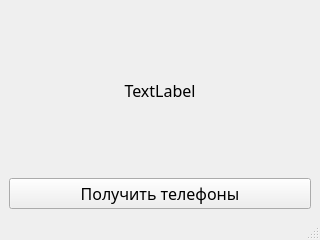
<?xml version="1.0" encoding="UTF-8"?>
<ui version="4.0">
 <class>MainWindow</class>
 <widget class="QMainWindow" name="MainWindow">
  <property name="geometry">
   <rect>
    <x>0</x>
    <y>0</y>
    <width>320</width>
    <height>240</height>
   </rect>
  </property>
  <property name="windowTitle">
   <string>Личный кабинет</string>
  </property>
  <widget class="QWidget" name="centralwidget">
   <layout class="QVBoxLayout" name="verticalLayout">
    <item>
     <widget class="QLabel" name="label">
      <property name="font">
       <font>
        <family>Segoe Script</family>
        <pointsize>12</pointsize>
       </font>
      </property>
      <property name="text">
       <string>TextLabel</string>
      </property>
      <property name="alignment">
       <set>Qt::AlignCenter</set>
      </property>
     </widget>
    </item>
    <item>
     <widget class="QPushButton" name="pushButton">
      <property name="font">
       <font>
        <family>Candara</family>
        <pointsize>12</pointsize>
       </font>
      </property>
      <property name="text">
       <string>Получить телефоны</string>
      </property>
     </widget>
    </item>
   </layout>
  </widget>
  <widget class="QMenuBar" name="menubar">
   <property name="geometry">
    <rect>
     <x>0</x>
     <y>0</y>
     <width>320</width>
     <height>22</height>
    </rect>
   </property>
  </widget>
  <widget class="QStatusBar" name="statusbar"/>
 </widget>
 <resources/>
 <connections/>
</ui>
